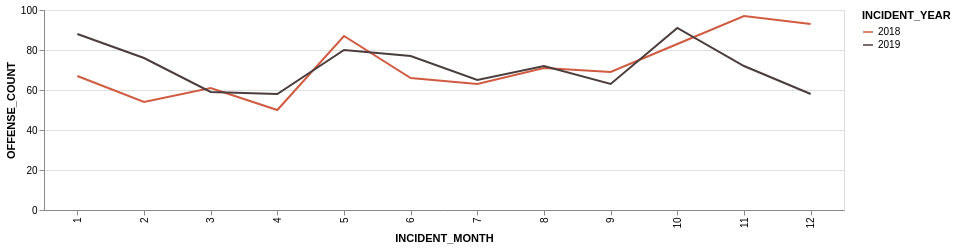

Notebook cell for this chart:
### Code cell
olympia1819chart = alt.Chart(olympia1819offenseCounts,width=800, height=200).mark_line().encode(
    x='INCIDENT_MONTH:O',
    y='OFFENSE_COUNT',
    color=alt.Color('INCIDENT_YEAR:O',scale=alt.Scale(range=['#D15B41','#4B3D3D']))
)
display(olympia1819chart)
# olympia1819offenseCounts

### Figure 1 — Vega-Lite specification as saved in the notebook (floating-point values rounded to 4 significant figures)
{"config": {"view": {"continuousWidth": 400, "continuousHeight": 300}}, "data": {"name": "data-d6123bc506b472995a01631081e29cae"}, "mark": "line", "encoding": {"color": {"type": "ordinal", "field": "INCIDENT_YEAR", "scale": {"range": ["#D15B41", "#4B3D3D"]}}, "x": {"type": "ordinal", "field": "INCIDENT_MONTH"}, "y": {"type": "quantitative", "field": "OFFENSE_COUNT"}}, "height": 200, "width": 800, "$schema": "https://vega.github.io/schema/vega-lite/v4.8.1.json", "datasets": {"data-d6123bc506b472995a01631081e29cae": [{"INCIDENT_YEAR": 2018, "INCIDENT_MONTH": 1, "OFFENSE_NAME": "Drug/Narcotic Violations", "OFFENSE_COUNT": 67, "CRU": 0}, {"INCIDENT_YEAR": 2018, "INCIDENT_MONTH": 2, "OFFENSE_NAME": "Drug/Narcotic Violations", "OFFENSE_COUNT": 54, "CRU": 0}, {"INCIDENT_YEAR": 2018, "INCIDENT_MONTH": 3, "OFFENSE_NAME": "Drug/Narcotic Violations", "OFFENSE_COUNT": 61, "CRU": 0}, {"INCIDENT_YEAR": 2018, "INCIDENT_MONTH": 4, "OFFENSE_NAME": "Drug/Narcotic Violations", "OFFENSE_COUNT": 50, "CRU": 0}, {"INCIDENT_YEAR": 2018, "INCIDENT_MONTH": 5, "OFFENSE_NAME": "Drug/Narcotic Violations", "OFFENSE_COUNT": 87, "CRU": 0}, {"INCIDENT_YEAR": 2018, "INCIDENT_MONTH": 6, "OFFENSE_NAME": "Drug/Narcotic Violations", "OFFENSE_COUNT": 66, "CRU": 0}, {"INCIDENT_YEAR": 2018, "INCIDENT_MONTH": 7, "OFFENSE_NAME": "Drug/Narcotic Violations", "OFFENSE_COUNT": 63, "CRU": 0}, {"INCIDENT_YEAR": 2018, "INCIDENT_MONTH": 8, "OFFENSE_NAME": "Drug/Narcotic Violations", "OFFENSE_COUNT": 71, "CRU": 0}, {"INCIDENT_YEAR": 2018, "INCIDENT_MONTH": 9, "OFFENSE_NAME": "Drug/Narcotic Violations", "OFFENSE_COUNT": 69, "CRU": 0}, {"INCIDENT_YEAR": 2018, "INCIDENT_MONTH": 10, "OFFENSE_NAME": "Drug/Narcotic Violations", "OFFENSE_COUNT": 83, "CRU": 0}, {"INCIDENT_YEAR": 2018, "INCIDENT_MONTH": 11, "OFFENSE_NAME": "Drug/Narcotic Violations", "OFFENSE_COUNT": 97, "CRU": 0}, {"INCIDENT_YEAR": 2018, "INCIDENT_MONTH": 12, "OFFENSE_NAME": "Drug/Narcotic Violations", "OFFENSE_COUNT": 93, "CRU": 0}, {"INCIDENT_YEAR": 2019, "INCIDENT_MONTH": 1, "OFFENSE_NAME": "Drug/Narcotic Violations", "OFFENSE_COUNT": 88, "CRU": 0}, {"INCIDENT_YEAR": 2019, "INCIDENT_MONTH": 2, "OFFENSE_NAME": "Drug/Narcotic Violations", "OFFENSE_COUNT": 76, "CRU": 0}, {"INCIDENT_YEAR": 2019, "INCIDENT_MONTH": 3, "OFFENSE_NAME": "Drug/Narcotic Violations", "OFFENSE_COUNT": 59, "CRU": 0}, {"INCIDENT_YEAR": 2019, "INCIDENT_MONTH": 4, "OFFENSE_NAME": "Drug/Narcotic Violations", "OFFENSE_COUNT": 58, "CRU": 1}, {"INCIDENT_YEAR": 2019, "INCIDENT_MONTH": 5, "OFFENSE_NAME": "Drug/Narcotic Violations", "OFFENSE_COUNT": 80, "CRU": 1}, {"INCIDENT_YEAR": 2019, "INCIDENT_MONTH": 6, "OFFENSE_NAME": "Drug/Narcotic Violations", "OFFENSE_COUNT": 77, "CRU": 1}, {"INCIDENT_YEAR": 2019, "INCIDENT_MONTH": 7, "OFFENSE_NAME": "Drug/Narcotic Violations", "OFFENSE_COUNT": 65, "CRU": 1}, {"INCIDENT_YEAR": 2019, "INCIDENT_MONTH": 8, "OFFENSE_NAME": "Drug/Narcotic Violations", "OFFENSE_COUNT": 72, "CRU": 1}, {"INCIDENT_YEAR": 2019, "INCIDENT_MONTH": 9, "OFFENSE_NAME": "Drug/Narcotic Violations", "OFFENSE_COUNT": 63, "CRU": 1}, {"INCIDENT_YEAR": 2019, "INCIDENT_MONTH": 10, "OFFENSE_NAME": "Drug/Narcotic Violations", "OFFENSE_COUNT": 91, "CRU": 1}, {"INCIDENT_YEAR": 2019, "INCIDENT_MONTH": 11, "OFFENSE_NAME": "Drug/Narcotic Violations", "OFFENSE_COUNT": 72, "CRU": 1}, {"INCIDENT_YEAR": 2019, "INCIDENT_MONTH": 12, "OFFENSE_NAME": "Drug/Narcotic Violations", "OFFENSE_COUNT": 58, "CRU": 1}]}}
